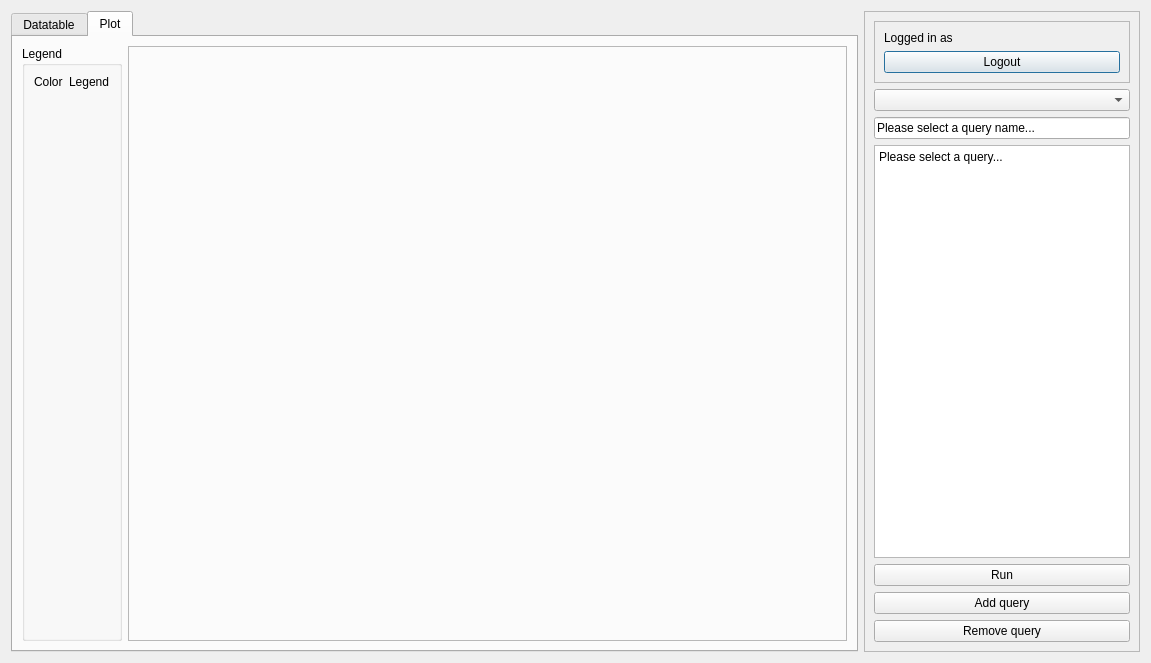
<?xml version="1.0" encoding="UTF-8"?>
<ui version="4.0">
 <class>Dialog</class>
 <widget class="QDialog" name="Dialog">
  <property name="geometry">
   <rect>
    <x>0</x>
    <y>0</y>
    <width>1151</width>
    <height>663</height>
   </rect>
  </property>
  <property name="windowTitle">
   <string>COVID-19 Analysis</string>
  </property>
  <layout class="QHBoxLayout" name="horizontalLayout">
   <item>
    <widget class="QTabWidget" name="tabWidget">
     <property name="currentIndex">
      <number>1</number>
     </property>
     <widget class="QWidget" name="tab">
      <attribute name="title">
       <string>Datatable</string>
      </attribute>
      <layout class="QHBoxLayout" name="horizontalLayout_2">
       <item>
        <widget class="QTableWidget" name="tableWidget">
         <property name="sizePolicy">
          <sizepolicy hsizetype="Expanding" vsizetype="Expanding">
           <horstretch>0</horstretch>
           <verstretch>0</verstretch>
          </sizepolicy>
         </property>
         <property name="rowCount">
          <number>5</number>
         </property>
         <property name="columnCount">
          <number>5</number>
         </property>
         <row/>
         <row/>
         <row/>
         <row/>
         <row/>
         <column/>
         <column/>
         <column/>
         <column/>
         <column/>
        </widget>
       </item>
      </layout>
     </widget>
     <widget class="QWidget" name="tab_2">
      <attribute name="title">
       <string>Plot</string>
      </attribute>
      <layout class="QHBoxLayout" name="horizontalLayout_3">
       <item>
        <widget class="QGroupBox" name="groupBox">
         <property name="sizePolicy">
          <sizepolicy hsizetype="Fixed" vsizetype="Preferred">
           <horstretch>0</horstretch>
           <verstretch>0</verstretch>
          </sizepolicy>
         </property>
         <property name="title">
          <string>Legend</string>
         </property>
         <layout class="QFormLayout" name="formLayout">
          <item row="0" column="1">
           <widget class="QLabel" name="label_3">
            <property name="text">
             <string>Legend</string>
            </property>
           </widget>
          </item>
          <item row="0" column="0">
           <widget class="QLabel" name="label_2">
            <property name="sizePolicy">
             <sizepolicy hsizetype="Minimum" vsizetype="Preferred">
              <horstretch>0</horstretch>
              <verstretch>0</verstretch>
             </sizepolicy>
            </property>
            <property name="text">
             <string>Color</string>
            </property>
           </widget>
          </item>
         </layout>
        </widget>
       </item>
       <item>
        <widget class="QFrame" name="frame_3">
         <property name="frameShape">
          <enum>QFrame::StyledPanel</enum>
         </property>
         <property name="frameShadow">
          <enum>QFrame::Raised</enum>
         </property>
        </widget>
       </item>
      </layout>
     </widget>
    </widget>
   </item>
   <item>
    <widget class="QFrame" name="frame">
     <property name="frameShape">
      <enum>QFrame::StyledPanel</enum>
     </property>
     <property name="frameShadow">
      <enum>QFrame::Raised</enum>
     </property>
     <layout class="QVBoxLayout" name="verticalLayout">
      <item>
       <widget class="QFrame" name="frame_2">
        <property name="sizePolicy">
         <sizepolicy hsizetype="Preferred" vsizetype="Preferred">
          <horstretch>0</horstretch>
          <verstretch>0</verstretch>
         </sizepolicy>
        </property>
        <property name="frameShape">
         <enum>QFrame::StyledPanel</enum>
        </property>
        <property name="frameShadow">
         <enum>QFrame::Raised</enum>
        </property>
        <layout class="QVBoxLayout" name="verticalLayout_2">
         <item>
          <widget class="QLabel" name="label">
           <property name="sizePolicy">
            <sizepolicy hsizetype="Preferred" vsizetype="Fixed">
             <horstretch>0</horstretch>
             <verstretch>0</verstretch>
            </sizepolicy>
           </property>
           <property name="text">
            <string>Logged in as </string>
           </property>
          </widget>
         </item>
         <item>
          <widget class="QPushButton" name="pushButton_4">
           <property name="text">
            <string>Logout</string>
           </property>
          </widget>
         </item>
        </layout>
       </widget>
      </item>
      <item>
       <widget class="QComboBox" name="comboBox"/>
      </item>
      <item>
       <widget class="QLineEdit" name="lineEdit">
        <property name="sizePolicy">
         <sizepolicy hsizetype="Preferred" vsizetype="Fixed">
          <horstretch>0</horstretch>
          <verstretch>0</verstretch>
         </sizepolicy>
        </property>
        <property name="text">
         <string>Please select a query name...</string>
        </property>
       </widget>
      </item>
      <item>
       <widget class="QPlainTextEdit" name="plainTextEdit">
        <property name="enabled">
         <bool>true</bool>
        </property>
        <property name="sizePolicy">
         <sizepolicy hsizetype="Preferred" vsizetype="Expanding">
          <horstretch>0</horstretch>
          <verstretch>0</verstretch>
         </sizepolicy>
        </property>
        <property name="plainText">
         <string>Please select a query...</string>
        </property>
       </widget>
      </item>
      <item>
       <widget class="QPushButton" name="pushButton">
        <property name="text">
         <string>Run</string>
        </property>
       </widget>
      </item>
      <item>
       <widget class="QPushButton" name="pushButton_2">
        <property name="text">
         <string>Add query</string>
        </property>
       </widget>
      </item>
      <item>
       <widget class="QPushButton" name="pushButton_3">
        <property name="text">
         <string>Remove query</string>
        </property>
       </widget>
      </item>
     </layout>
    </widget>
   </item>
  </layout>
 </widget>
 <resources/>
 <connections/>
</ui>
